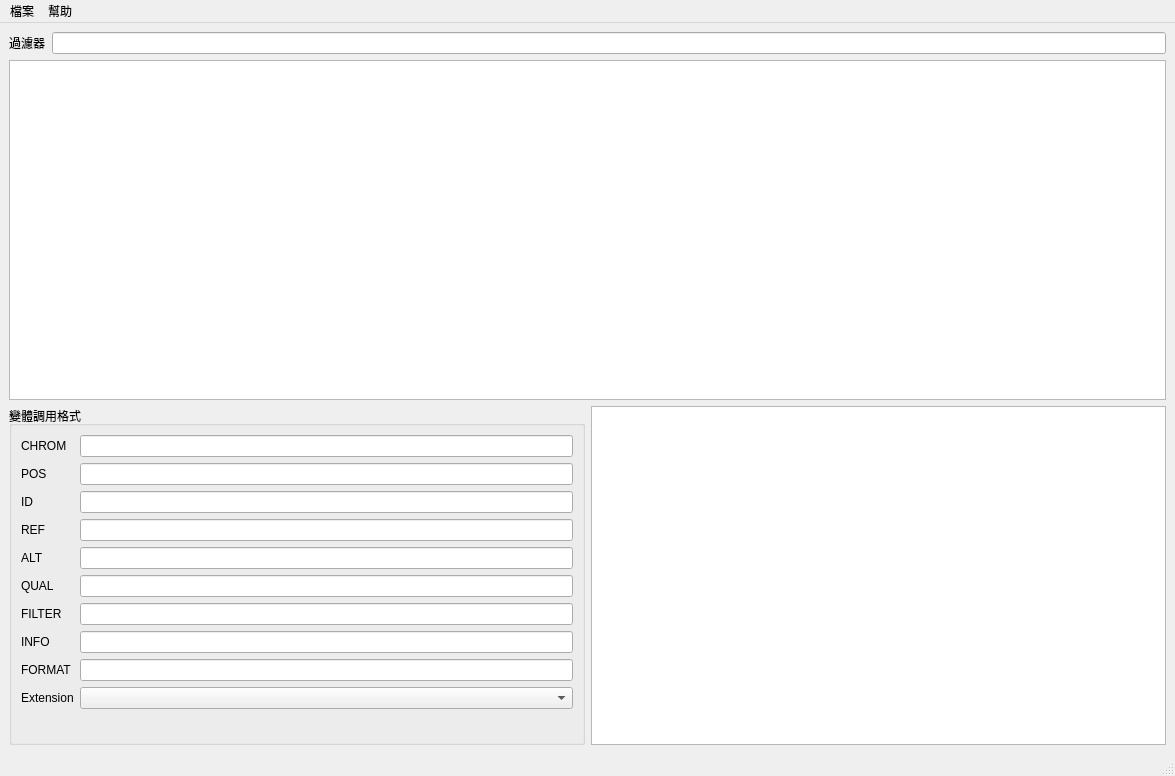
<?xml version="1.0" encoding="UTF-8"?>
<ui version="4.0">
 <class>MainWindow</class>
 <widget class="QMainWindow" name="MainWindow">
  <property name="geometry">
   <rect>
    <x>0</x>
    <y>0</y>
    <width>1175</width>
    <height>776</height>
   </rect>
  </property>
  <property name="windowTitle">
   <string>VCF Viewer</string>
  </property>
  <widget class="QWidget" name="centralwidget">
   <layout class="QVBoxLayout" name="verticalLayout">
    <item>
     <layout class="QFormLayout" name="formLayout">
      <item row="0" column="0">
       <widget class="QLabel" name="label">
        <property name="text">
         <string>過濾器</string>
        </property>
       </widget>
      </item>
      <item row="0" column="1">
       <widget class="QLineEdit" name="lineEdit_Filter"/>
      </item>
     </layout>
    </item>
    <item>
     <widget class="QTableView" name="tableView_Gene">
      <property name="selectionMode">
       <enum>QAbstractItemView::SingleSelection</enum>
      </property>
      <property name="selectionBehavior">
       <enum>QAbstractItemView::SelectRows</enum>
      </property>
      <attribute name="horizontalHeaderDefaultSectionSize">
       <number>150</number>
      </attribute>
      <attribute name="horizontalHeaderStretchLastSection">
       <bool>true</bool>
      </attribute>
     </widget>
    </item>
    <item>
     <layout class="QHBoxLayout" name="horizontalLayout">
      <item>
       <widget class="QGroupBox" name="groupBox_VCF">
        <property name="title">
         <string>變體調用格式</string>
        </property>
        <layout class="QFormLayout" name="formLayout_2">
         <item row="0" column="0">
          <widget class="QLabel" name="label_2">
           <property name="text">
            <string>CHROM</string>
           </property>
          </widget>
         </item>
         <item row="0" column="1">
          <widget class="QLineEdit" name="lineEdit_CHROM"/>
         </item>
         <item row="1" column="0">
          <widget class="QLabel" name="label_3">
           <property name="text">
            <string>POS</string>
           </property>
          </widget>
         </item>
         <item row="1" column="1">
          <widget class="QLineEdit" name="lineEdit_POS"/>
         </item>
         <item row="2" column="0">
          <widget class="QLabel" name="label_4">
           <property name="text">
            <string>ID</string>
           </property>
          </widget>
         </item>
         <item row="2" column="1">
          <widget class="QLineEdit" name="lineEdit_ID"/>
         </item>
         <item row="3" column="0">
          <widget class="QLabel" name="label_5">
           <property name="text">
            <string>REF</string>
           </property>
          </widget>
         </item>
         <item row="3" column="1">
          <widget class="QLineEdit" name="lineEdit_REF"/>
         </item>
         <item row="4" column="0">
          <widget class="QLabel" name="label_6">
           <property name="text">
            <string>ALT</string>
           </property>
          </widget>
         </item>
         <item row="4" column="1">
          <widget class="QLineEdit" name="lineEdit_ALT"/>
         </item>
         <item row="5" column="0">
          <widget class="QLabel" name="label_7">
           <property name="text">
            <string>QUAL</string>
           </property>
          </widget>
         </item>
         <item row="5" column="1">
          <widget class="QLineEdit" name="lineEdit_QUAL"/>
         </item>
         <item row="7" column="0">
          <widget class="QLabel" name="label_9">
           <property name="text">
            <string>INFO</string>
           </property>
          </widget>
         </item>
         <item row="7" column="1">
          <widget class="QLineEdit" name="lineEdit_INFO"/>
         </item>
         <item row="6" column="1">
          <widget class="QLineEdit" name="lineEdit_FILTER"/>
         </item>
         <item row="6" column="0">
          <widget class="QLabel" name="label_8">
           <property name="text">
            <string>FILTER</string>
           </property>
          </widget>
         </item>
         <item row="8" column="0">
          <widget class="QLabel" name="label_10">
           <property name="text">
            <string>FORMAT</string>
           </property>
          </widget>
         </item>
         <item row="8" column="1">
          <widget class="QLineEdit" name="lineEdit_FORMAT"/>
         </item>
         <item row="9" column="0">
          <widget class="QLabel" name="label_11">
           <property name="text">
            <string>Extension</string>
           </property>
          </widget>
         </item>
         <item row="9" column="1">
          <widget class="QComboBox" name="comboBox"/>
         </item>
        </layout>
       </widget>
      </item>
      <item>
       <widget class="QListView" name="listView"/>
      </item>
     </layout>
    </item>
   </layout>
  </widget>
  <widget class="QMenuBar" name="menubar">
   <property name="geometry">
    <rect>
     <x>0</x>
     <y>0</y>
     <width>1175</width>
     <height>25</height>
    </rect>
   </property>
   <widget class="QMenu" name="menuFile">
    <property name="title">
     <string>檔案</string>
    </property>
    <addaction name="actionOpen"/>
    <addaction name="separator"/>
    <addaction name="actionExit"/>
   </widget>
   <widget class="QMenu" name="menuHelp">
    <property name="title">
     <string>幫助</string>
    </property>
    <addaction name="actionAbout"/>
   </widget>
   <addaction name="menuFile"/>
   <addaction name="menuHelp"/>
  </widget>
  <widget class="QStatusBar" name="statusbar"/>
  <action name="actionOpen">
   <property name="text">
    <string>開啟檔案</string>
   </property>
  </action>
  <action name="actionExit">
   <property name="text">
    <string>Exit</string>
   </property>
  </action>
  <action name="actionAbout">
   <property name="text">
    <string>關於</string>
   </property>
  </action>
 </widget>
 <resources/>
 <connections/>
</ui>
